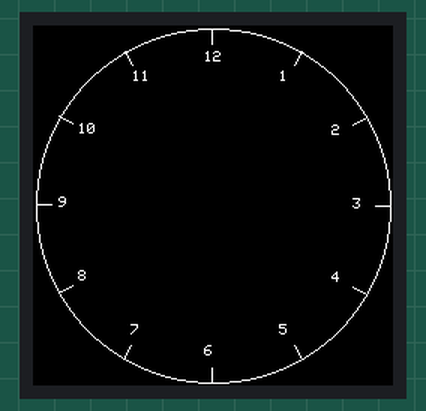
Bench run of a sketch on a simulated Arduino Uno, built with avr-gcc and run on an emulated ATmega328P. Parts: 240×240 colour display.

Above: at 0.3 s.
At 3.1 s:
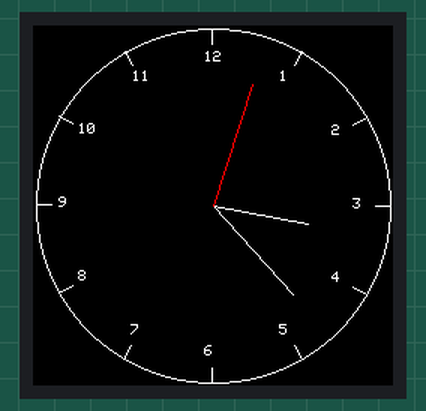
At 7.1 s:
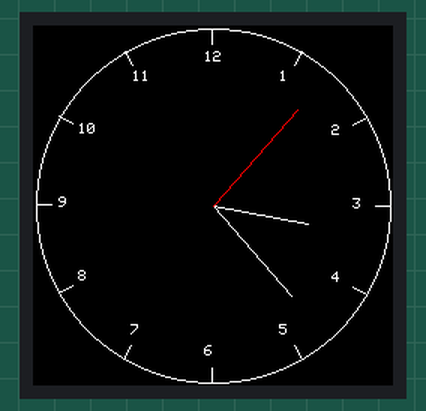
At 14.1 s:
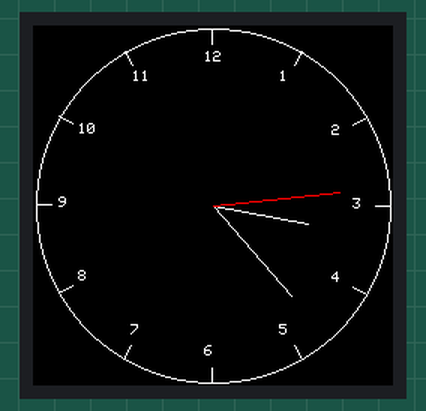
At 26.1 s:
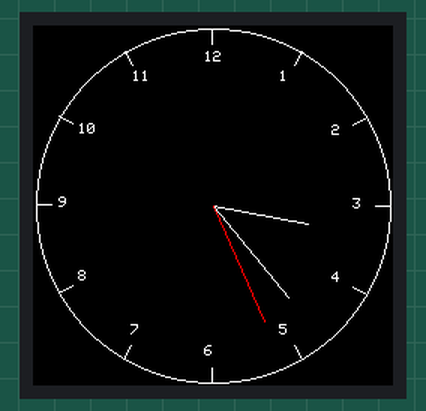
At 39.1 s:
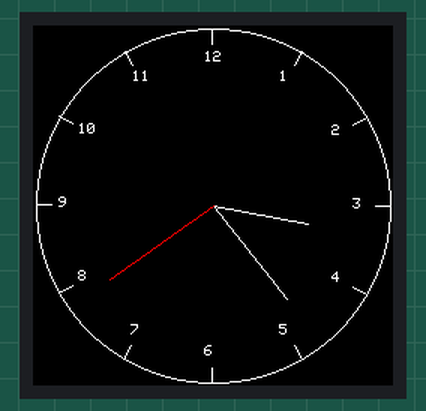

Measured:
- what the display in image 1 shows lasts 1.0 s, from 3.0 s to 4.0 s

The sketch:

iot-roundTFTclock-example.ino
```cpp
#include "SPI.h"
#include "Adafruit_GFX.h"
#include "Adafruit_GC9A01A.h"

#define TFT_DC  7
#define TFT_CS 8

// TFT kijelző inicializálása
Adafruit_GC9A01A tft(TFT_CS, TFT_DC);

unsigned long previousMillis = 0;
const long interval = 1000;
int seconds = 0;
int minutes = 23;
int hours = 15;

void setup() {
  tft.begin();
  tft.setRotation(0);
  tft.fillScreen(GC9A01A_BLACK);
  drawClockFace(GC9A01A_WHITE);
}

void loop() {

  unsigned long currentMillis = millis();

  if (currentMillis - previousMillis >= interval) {
    drawClock(hours, minutes, seconds, GC9A01A_BLACK, GC9A01A_BLACK);

    previousMillis = currentMillis;

    // Frissítjük az időt
    seconds++;
    if (seconds >= 60) {
      seconds = 0;
      minutes++;
      if (minutes >= 60) {
        minutes = 0;
        hours++;
        if (hours >= 24) {
          hours = 0;
        }
      }
    }

    drawClock(hours, minutes, seconds, GC9A01A_WHITE, GC9A01A_RED);
  }
}

void drawClockFace(uint16_t colorMain){
  int centerX = tft.width() / 2;
  int centerY = tft.height() / 2;
  int radius = min(centerX, centerY) - 2;

  // Draw clock face
  tft.drawCircle(centerX, centerY, radius, colorMain);

  // Draw hour marks and numbers
  for (int i = 0; i < 12; i++) {
    float angle = (i * 30 - 90); // Elforgatva 90 fokkal balra
    float radian = angle * PI / 180;
    int x1 = centerX + (radius - 10) * cos(radian);
    int y1 = centerY + (radius - 10) * sin(radian);
    int x2 = centerX + radius * cos(radian);
    int y2 = centerY + radius * sin(radian);
    tft.drawLine(x1, y1, x2, y2, colorMain);

    // Számok rajzolása
    int numX = centerX + (radius - 20) * cos(radian);
    int numY = centerY + (radius - 20) * sin(radian);
    tft.setCursor(numX - 5, numY - 5);
    tft.setTextColor(GC9A01A_WHITE);
    tft.setTextSize(1);
    int hourNum = i == 0 ? 12 : i;
    tft.print(hourNum);
  }
}

void drawClock(int hour, int minute, int second, uint16_t colorMain, uint16_t colorSecondary) {

  int centerX = tft.width() / 2;
  int centerY = tft.height() / 2;
  int radius = min(centerX, centerY) - 35;

  // Draw hour hand
  float hourAngle = ((hour % 12) + minute / 60.0) * 30 - 90;
  float hourRadian = hourAngle * PI / 180;
  int hourX = centerX + (radius - 20) * cos(hourRadian);
  int hourY = centerY + (radius - 20) * sin(hourRadian);
  tft.drawLine(centerX, centerY, hourX, hourY, colorMain);

  // Draw minute hand
  float minuteAngle = (minute + second / 60.0) * 6 - 90;
  float minuteRadian = minuteAngle * PI / 180;
  int minuteX = centerX + (radius - 5) * cos(minuteRadian);
  int minuteY = centerY + (radius - 5) * sin(minuteRadian);
  tft.drawLine(centerX, centerY, minuteX, minuteY, colorMain);

  // Draw second hand
  float secondAngle = second * 6 - 90;
  float secondRadian = secondAngle * PI / 180;
  int secondX = centerX + radius * cos(secondRadian);
  int secondY = centerY + radius * sin(secondRadian);
  tft.drawLine(centerX, centerY, secondX, secondY, colorSecondary);
}
```
